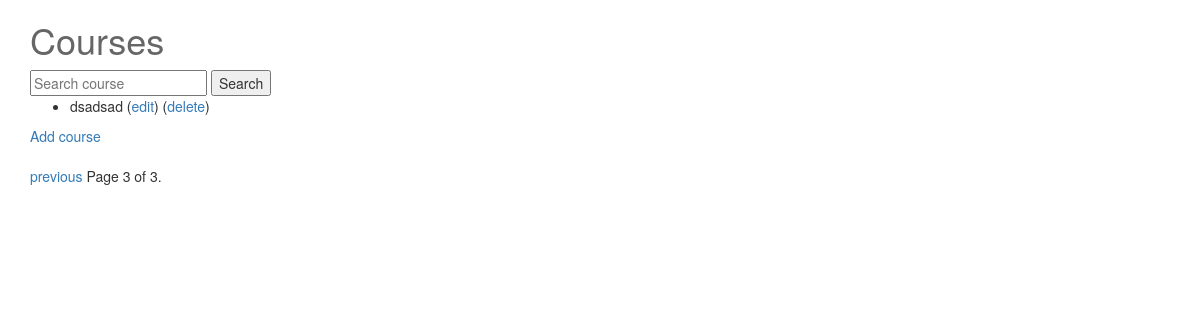
/course/?page=3, run on an earlier commit of the app's database.
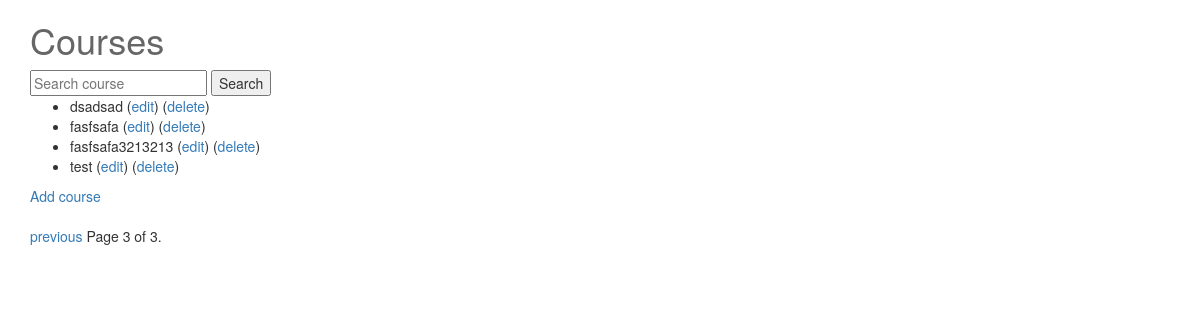
And on a later commit of the database.
### course/models.py (models this page shows)
class Course(models.Model):
	user = models.ForeignKey(settings.AUTH_USER_MODEL, blank=True, null=True)
	title = models.CharField(max_length=255,)
	def __str__(self):
		return ' '.join([
			self.title
			])
	class Meta:
		permissions = (
			('can_view', 'Can View'),
			('can_modify', 'Can Modify'),
			('can_create', 'Can Create'),
			('can_delete', 'Can Delete'),
			('can_list', 'Can See List'),
			)

### course/views.py (the view)
class ListCourseView(ListView):
	model = Course
	template_name = 'course/course_list.html'
	fields = '__all__'
	def get_queryset(self):
		queryset_list = Course.objects.all()
		query = self.request.GET.get("query")
		if query:
			queryset_list = queryset_list.filter(name__icontains=query)
		paginator = Paginator(queryset_list, 10) # Show 10
		page = self.request.GET.get('page')
		try:
			queryset = paginator.page(page)
		except PageNotAnInteger:
			queryset = paginator.page(1)
		except EmptyPage:
			queryset = paginator.page(paginator.num_pages)
		return queryset
	def get_context_data(self, **kwargs):
		context = super(ListCourseView, self).get_context_data(**kwargs)
		return context
	def get_success_url(self):
		return reverse('courses-list')

### templates/course/course_list.html (shortened to what this page needs)
{% extends "base.html" %}
{% block content %}
<h1>Courses</h1>
<form method='GET' action=''>
	<input type='text' name='query' placeholder='Search course' value='{{ request.GET.query }}'/>
	<input type='submit' value='Search'/>
</form>
<ul>
  {% for course in object_list %}
    <li class="course">{{ course }}
    	(<a href="{% url "courses-edit" pk=course.id %}">edit</a>)
    	(<a href="{% url "courses-delete" pk=course.id %}">delete</a>)
    </li>
  {% endfor %}
</ul>
<a href="{% url "courses-new" %}">Add course</a>
<br>
<div class="pagination">
    <span class="step-links">
        {% if object_list.has_previous %}
            <a href="?page={{ object_list.previous_page_number }}">previous</a>
        {% endif %}
        <span class="current">
            Page {{ object_list.number }} of {{ object_list.paginator.num_pages }}.
        </span>
    </span>
</div>
{% endblock %}

What changed in the data, as far as the page shows it:
added Course: title "fasfsafa"
added Course: title "fasfsafa3213213"
added Course: title "test"
